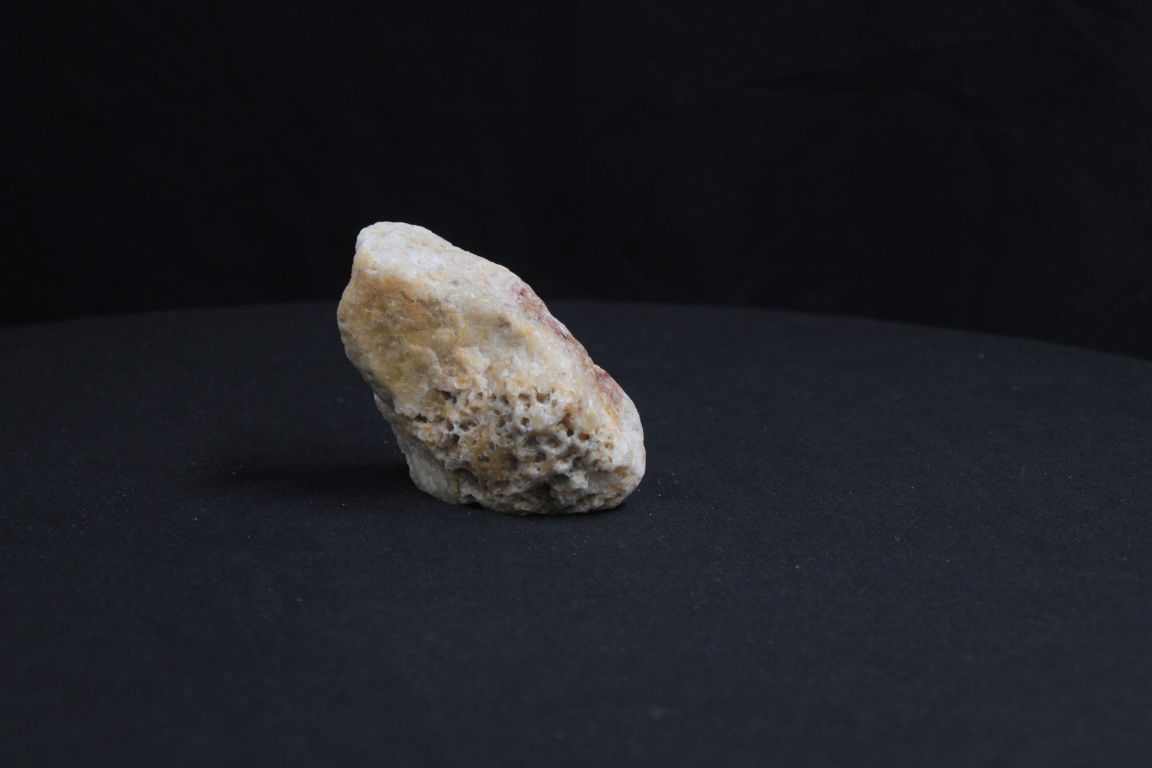
//> input picture 12_01_VedioCapture/01.jpg, 3456 x 2304 px (shown at 1/3 size)
$ ./16_01_Main   (built with g++ and OpenCV 4, older OpenCV classes emulated)
//> lines starting //> are read from the running program, lines starting //| are printed output that depends on the picture
#include <highgui/highgui.hpp>
#include <opencv2/nonfree/nonfree.hpp>
#include <opencv2/legacy/legacy.hpp>
#include <iostream>

using namespace cv;
using namespace std;

int main() {
	Mat image01 = imread("01.jpg", 1);    //右图
//> image01 is the input picture: 2304 rows x 3456 cols, CV_8UC3; mean B, G, R 36.8, 32.1, 31.2
	Mat image02 = imread("02.jpg", 1);    //左图
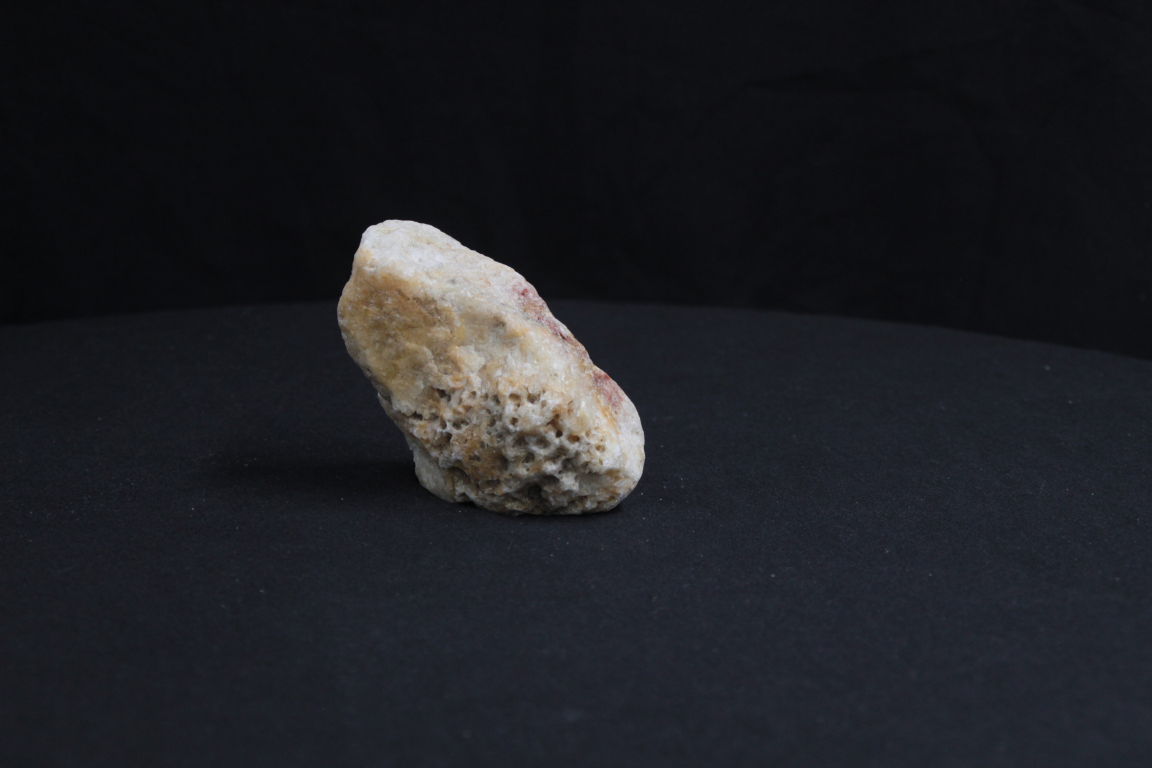
//> input picture 12_01_VedioCapture/02.jpg, 3456 x 2304 px (shown at 1/3 size)
//> image02 is the input picture: 2304 rows x 3456 cols, CV_8UC3; mean B, G, R 36.2, 31.7, 30.8

	//Mat image01 = imread("../C001.jpg", 1);    //右图
	//Mat image02 = imread("../C002.jpg", 1);    //左图

	namedWindow("p2", 0);
	namedWindow("p1", 0);
	imshow("p2", image01);
	imshow("p1", image02);

	//灰度图转换
	Mat image1, image2;
	cvtColor(image01, image1, CV_RGB2GRAY);
	cvtColor(image02, image2, CV_RGB2GRAY);


	//提取特征点
	SiftFeatureDetector siftDetector(2000);  // 海塞矩阵阈值，在这里调整精度，值越大点越少，越精准
	vector<KeyPoint> keyPoint1, keyPoint2;
	siftDetector.detect(image1, keyPoint1);
//> keyPoint1 = 1105 keypoints; strongest (x, y, size): (1186, 749, 142.6), (1865, 1314, 121.8), (1710, 1298, 13.8), (1457, 853, 127.2)
	siftDetector.detect(image2, keyPoint2);
//> keyPoint2 = 1081 keypoints; strongest (x, y, size): (1212, 753, 158.3), (1856, 1324, 134.9), (1416, 986, 442.2), (1677, 1302, 13.9)

	//特征点描述，为下边的特征点匹配做准备
	SiftDescriptorExtractor SiftDescriptor;
	Mat imageDesc1, imageDesc2;
	SiftDescriptor.compute(image1, keyPoint1, imageDesc1);
	SiftDescriptor.compute(image2, keyPoint2, imageDesc2);

	//获得匹配特征点，并提取最优配对
	FlannBasedMatcher matcher;
	vector<DMatch> matchePoints;

	matcher.match(imageDesc1, imageDesc2, matchePoints, Mat());
//> matchePoints = 1105 matches
	cout << "total match points: " << matchePoints.size() << endl;
//| total match points: 1105


	Mat img_match;
	drawMatches(image01, keyPoint1, image02, keyPoint2, matchePoints, img_match);
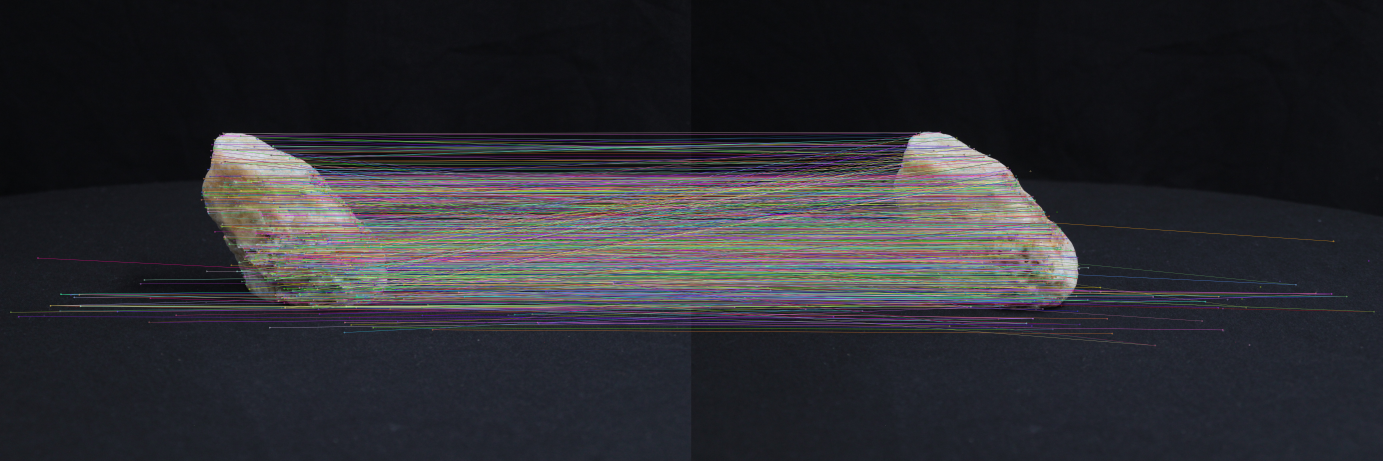
//> img_match: 2304 rows x 6912 cols, CV_8UC3 (shown at 1/5 size); mean B, G, R 49.3, 44.3, 44.4

	imshow("match", img_match);
	imwrite("match.jpg", img_match);

	waitKey();
	return 0;
}
